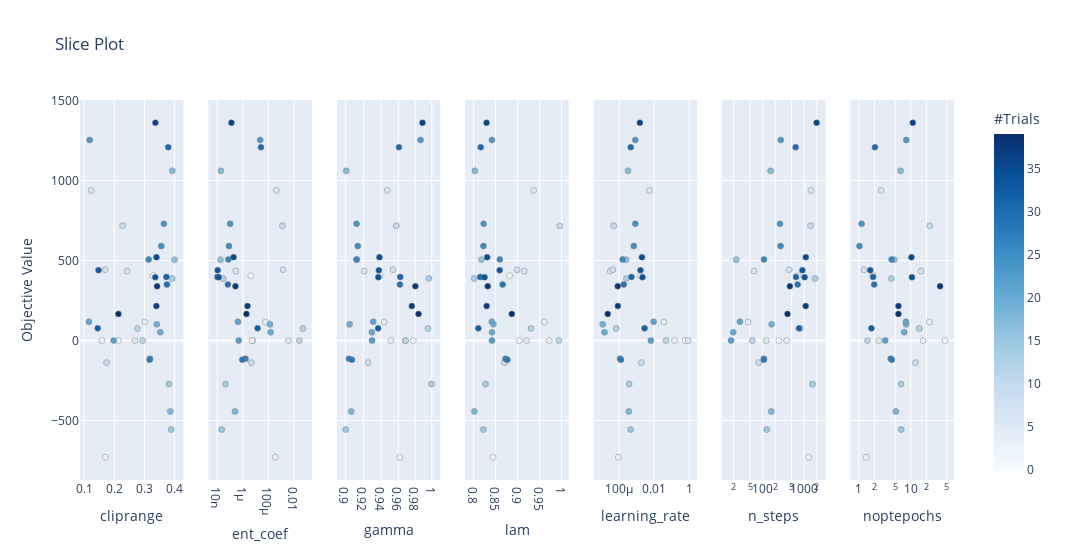

The code cell stored with this chart in its notebook:
### Code cell
optuna.visualization.plot_slice(study_ppo2_lstm_test)
